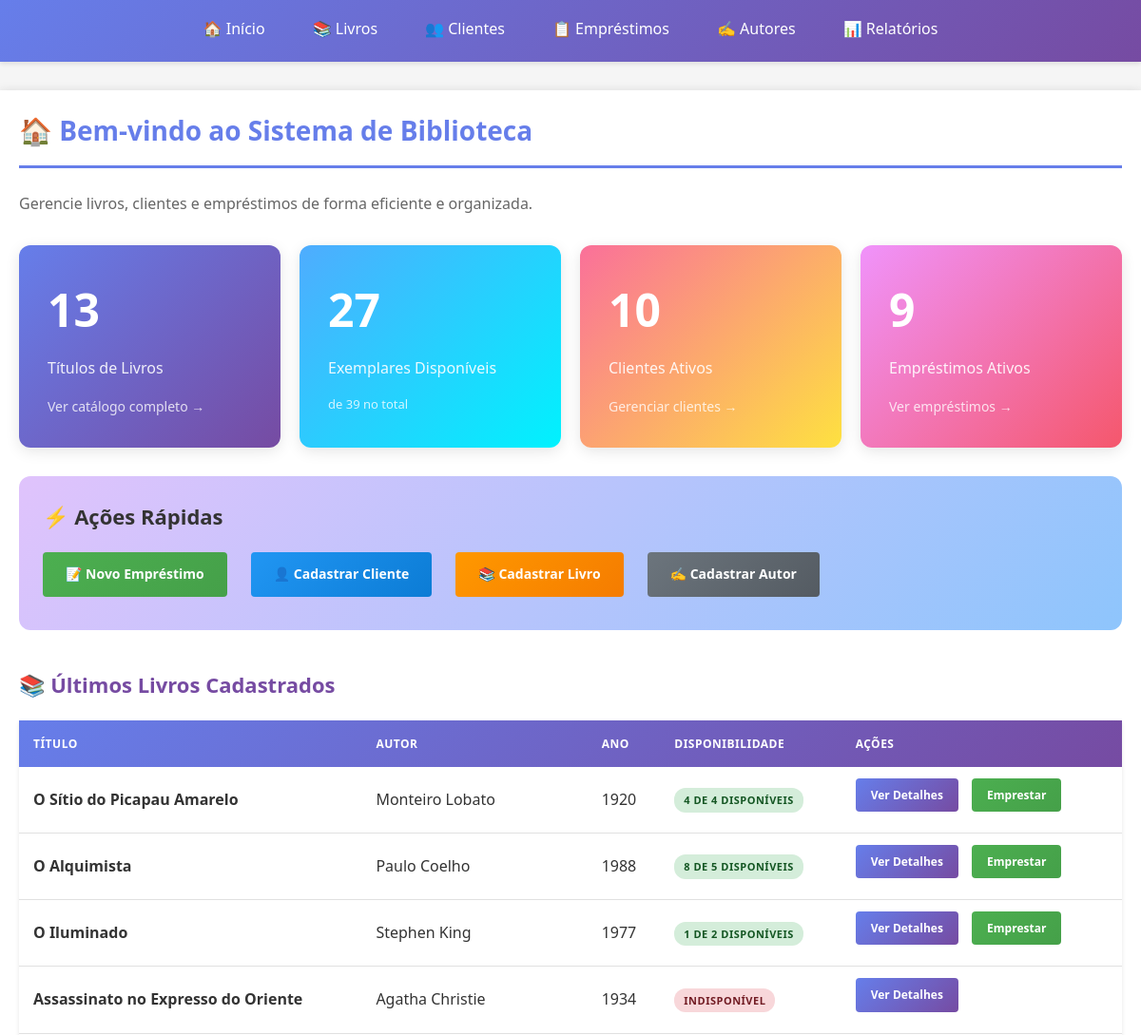
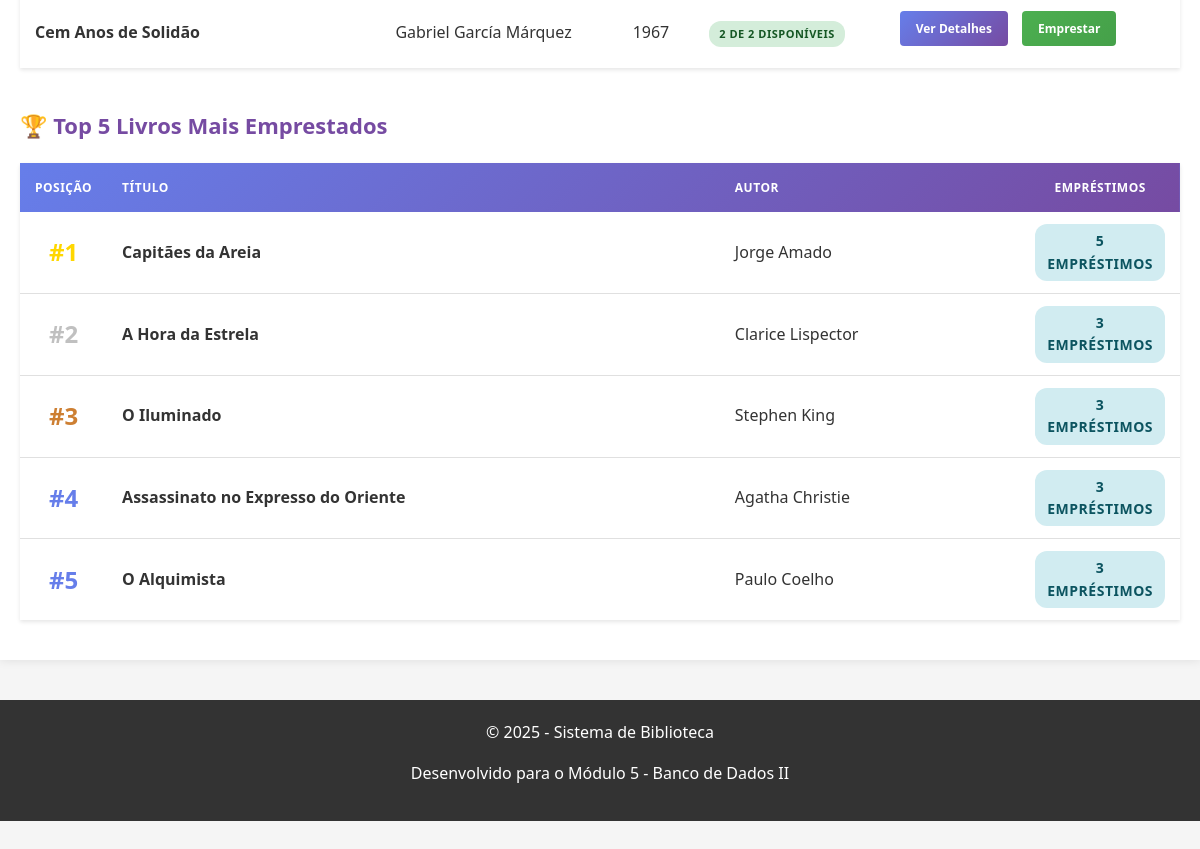
The app's page /biblioteca/index.php with its own data (2 pictures, top to bottom).
### tables this page shows
CREATE TABLE `livros` (
  `id` int(11) NOT NULL,
  `titulo` varchar(200) NOT NULL,
  `autor_id` int(11) NOT NULL,
  `isbn` varchar(20) DEFAULT NULL,
  `ano_publicacao` year(4) DEFAULT NULL,
  `editora` varchar(100) DEFAULT NULL,
  `numero_paginas` int(11) DEFAULT NULL,
  `quantidade_total` int(11) DEFAULT 1,
  `quantidade_disponivel` int(11) DEFAULT 1,
  `categoria` varchar(50) DEFAULT NULL,
  `capa_imagem` varchar(255) DEFAULT NULL,
  `localizacao` varchar(50) DEFAULT NULL,
  `created_at` timestamp NOT NULL DEFAULT current_timestamp(),
  `updated_at` timestamp NOT NULL DEFAULT current_timestamp() ON UPDATE current_timestamp()
);

CREATE TABLE `autores` (
  `id` int(11) NOT NULL,
  `nome` varchar(150) NOT NULL,
  `nacionalidade` varchar(50) DEFAULT NULL,
  `data_nascimento` date DEFAULT NULL,
  `biografia` text DEFAULT NULL,
  `created_at` timestamp NOT NULL DEFAULT current_timestamp(),
  `updated_at` timestamp NOT NULL DEFAULT current_timestamp() ON UPDATE current_timestamp()
);

### biblioteca/index.php (the view, shortened to what this page needs)
<?php
require_once 'includes/header.php';
$db = Database::getInstance();
$pdo = $db->getConnection();
try {
    $sql = "
        SELECT
            (SELECT COUNT(*) FROM livros) AS total_livros,
            (SELECT SUM(quantidade_total) FROM livros) AS total_exemplares,
            (SELECT SUM(quantidade_disponivel) FROM livros) AS exemplares_disponiveis,
            (SELECT COUNT(*) FROM clientes WHERE status = 'Ativo') AS total_clientes,
            (SELECT COUNT(*) FROM autores) AS total_autores,
            (SELECT COUNT(*) FROM emprestimos WHERE status = 'Ativo') AS emprestimos_ativos,
            (SELECT COUNT(*) FROM emprestimos WHERE status = 'Ativo' AND data_devolucao_prevista < CURDATE()) AS emprestimos_atrasados
    ";
    $stmt = $pdo->query($sql);
    $stats = $stmt->fetch();
    ?>
    <h1>🏠 Bem-vindo ao Sistema de Biblioteca</h1>
    <p style="font-size: 16px; color: #666; margin-bottom: 30px;">
        Gerencie livros, clientes e empréstimos de forma eficiente e organizada.
    </p>
    <div style="
        display: grid;
        grid-template-columns: repeat(auto-fit, minmax(250px, 1fr));
        gap: 20px;
        margin: 30px 0;
    ">
        <div style="
            background: linear-gradient(135deg, #667eea 0%, #764ba2 100%);
            color: white;
            padding: 30px;
            border-radius: 12px;
            box-shadow: 0 4px 15px rgba(0,0,0,0.1);
            transition: transform 0.3s;
        " onmouseover="this.style.transform='translateY(-5px)'" onmouseout="this.style.transform='translateY(0)'">
            <div style="font-size: 48px; font-weight: bold; margin-bottom: 10px;">
                <?= number_format($stats['total_livros']) ?>
            </div>
            <div style="font-size: 16px; opacity: 0.9; margin-bottom: 15px;">
                Títulos de Livros
            </div>
            <a href="livros.php" style="color: white; text-decoration: none; font-size: 14px; opacity: 0.8;">
                Ver catálogo completo →
            </a>
        </div>
        <div style="
            background: linear-gradient(135deg, #4facfe 0%, #00f2fe 100%);
            color: white;
            padding: 30px;
            border-radius: 12px;
            box-shadow: 0 4px 15px rgba(0,0,0,0.1);
            transition: transform 0.3s;
        " onmouseover="this.style.transform='translateY(-5px)'" onmouseout="this.style.transform='translateY(0)'">
            <div style="font-size: 48px; font-weight: bold; margin-bottom: 10px;">
                <?= number_format($stats['exemplares_disponiveis']) ?>
            </div>
            <div style="font-size: 16px; opacity: 0.9; margin-bottom: 15px;">
                Exemplares Disponíveis
            </div>
            <div style="font-size: 13px; opacity: 0.8;">
                de <?= number_format($stats['total_exemplares']) ?> no total
            </div>
        </div>
        <div style="
            background: linear-gradient(135deg, #fa709a 0%, #fee140 100%);
            color: white;
            padding: 30px;
            border-radius: 12px;
            box-shadow: 0 4px 15px rgba(0,0,0,0.1);
            transition: transform 0.3s;
        " onmouseover="this.style.transform='translateY(-5px)'" onmouseout="this.style.transform='translateY(0)'">
            <div style="font-size: 48px; font-weight: bold; margin-bottom: 10px;">
                <?= number_format($stats['total_clientes']) ?>
            </div>
            <div style="font-size: 16px; opacity: 0.9; margin-bottom: 15px;">
                Clientes Ativos
            </div>
            <a href="clientes.php" style="color: white; text-decoration: none; font-size: 14px; opacity: 0.8;">
                Gerenciar clientes →
            </a>
        </div>
        <div style="
            background: linear-gradient(135deg, #f093fb 0%, #f5576c 100%);
            color: white;
            padding: 30px;
            border-radius: 12px;
            box-shadow: 0 4px 15px rgba(0,0,0,0.1);
            transition: transform 0.3s;
        " onmouseover="this.style.transform='translateY(-5px)'" onmouseout="this.style.transform='translateY(0)'">
            <div style="font-size: 48px; font-weight: bold; margin-bottom: 10px;">
                <?= number_format($stats['emprestimos_ativos']) ?>
            </div>
            <div style="font-size: 16px; opacity: 0.9; margin-bottom: 15px;">
                Empréstimos Ativos
            </div>
            <a href="emprestimos.php" style="color: white; text-decoration: none; font-size: 14px; opacity: 0.8;">
                Ver empréstimos →
            </a>
        </div>
    </div>
    <div style="
        background: linear-gradient(135deg, #e0c3fc 0%, #8ec5fc 100%);
        padding: 25px;
        border-radius: 12px;
        margin: 30px 0;
    ">
        <h2 style="margin: 0 0 20px 0; color: #333;">⚡ Ações Rápidas</h2>
        <div style="display: flex; gap: 15px; flex-wrap: wrap;">
            <a href="emprestimo_novo.php" class="btn btn-success">
                📝 Novo Empréstimo
            </a>
            <a href="cliente_novo.php" class="btn btn-info">
                👤 Cadastrar Cliente
            </a>
            <a href="livro_novo.php" class="btn btn-warning">
                📚 Cadastrar Livro
            </a>
            <a href="autor_novo.php" class="btn btn-secondary">
                ✍️ Cadastrar Autor
            </a>
        </div>
    </div>
    <h2 style="margin-top: 40px;">📚 Últimos Livros Cadastrados</h2>
    <?php
    $sql = "
        SELECT
            l.id,
            l.titulo,
            a.nome AS autor,
            l.ano_publicacao,
            l.quantidade_disponivel,
            l.quantidade_total
        FROM livros l
        INNER JOIN autores a ON l.autor_id = a.id
        ORDER BY l.id DESC
        LIMIT 5
    ";
    $stmt = $pdo->query($sql);
    $ultimos_livros = $stmt->fetchAll();
    if (count($ultimos_livros) > 0): ?>
        <table>
            <thead>
                <tr>
                    <th>Título</th>
                    <th>Autor</th>
                    <th>Ano</th>
                    <th>Disponibilidade</th>
                    <th>Ações</th>
                </tr>
            </thead>
            <tbody>
                <?php foreach ($ultimos_livros as $livro): ?>
                    <tr>
                        <td><strong><?= htmlspecialchars($livro['titulo']) ?></strong></td>
                        <td><?= htmlspecialchars($livro['autor']) ?></td>
                        <td><?= $livro['ano_publicacao'] ?></td>
                        <td>
                            <?php if ($livro['quantidade_disponivel'] > 0): ?>
                                <span class="badge badge-success">
                                    <?= $livro['quantidade_disponivel'] ?> de <?= $livro['quantidade_total'] ?> disponíveis
                                </span>
                            <?php else: ?>
                                <span class="badge badge-danger">
                                    Indisponível
                                </span>
                            <?php endif; ?>
                        </td>
                        <td>
                            <a href="livro_detalhes.php?id=<?= $livro['id'] ?>" class="btn btn-small">
                                Ver Detalhes
                            </a>
                            <?php if ($livro['quantidade_disponivel'] > 0): ?>
                                <a href="emprestimo_novo.php?livro_id=<?= $livro['id'] ?>" class="btn btn-success btn-small">
                                    Emprestar
                                </a>
                            <?php endif; ?>
                        </td>
                    </tr>
                <?php endforeach; ?>
            </tbody>
        </table>
    <?php else: ?>
        <p>Nenhum livro cadastrado ainda.</p>
    <?php endif; ?>
    <h2 style="margin-top: 40px;">🏆 Top 5 Livros Mais Emprestados</h2>
    <?php
    $sql = "
        SELECT
            l.id,
            l.titulo,
            a.nome AS autor,
            COUNT(e.id) AS total_emprestimos
        FROM livros l
        INNER JOIN autores a ON l.autor_id = a.id
        LEFT JOIN emprestimos e ON l.id = e.livro_id
        GROUP BY l.id
        HAVING total_emprestimos > 0
        ORDER BY total_emprestimos DESC
        LIMIT 5
    ";
    $stmt = $pdo->query($sql);
    $top_livros = $stmt->fetchAll();
    if (count($top_livros) > 0): ?>
        <table>
            <thead>
                <tr>
                    <th style="width: 80px; text-align: center;">Posição</th>
                    <th>Título</th>
                    <th>Autor</th>
                    <th style="width: 150px; text-align: center;">Empréstimos</th>
                </tr>
            </thead>
            <tbody>
                <?php
                $posicao = 1;
                foreach ($top_livros as $livro):
                    $cores_medalhas = [
                        1 => '#FFD700',
                        2 => '#C0C0C0',
                        3 => '#CD7F32',
                    ];
                    $cor = isset($cores_medalhas[$posicao]) ? $cores_medalhas[$posicao] : '#667eea';
                ?>
                    <tr>
                        <td style="text-align: center; font-weight: bold; color: <?= $cor ?>; font-size: 24px;">
                            #<?= $posicao ?>
                        </td>
                        <td>
                            <strong><?= htmlspecialchars($livro['titulo']) ?></strong>
                        </td>
                        <td><?= htmlspecialchars($livro['autor']) ?></td>
                        <td style="text-align: center;">
                            <span class="badge badge-info" style="font-size: 14px; padding: 6px 12px;">
                                <?= $livro['total_emprestimos'] ?> empréstimos
                            </span>
                        </td>
                    </tr>
                <?php
                    $posicao++;
                endforeach;
                ?>
            </tbody>
        </table>
    <?php else: ?>
        <p>Nenhum empréstimo registrado ainda.</p>
    <?php endif; ?>
<?php
} catch (PDOException $e) {
    exibirMensagem('erro', 'Erro ao carregar os dados do sistema: ' . $e->getMessage());
}
require_once 'includes/footer.php';
?>

### biblioteca/includes/header.php (shortened to what this page needs)
<!DOCTYPE html>
<html lang="pt-BR">
<head>
</head>
<body>
    <nav>
        <ul>
            <li><a href="index.php">🏠 Início</a></li>
            <li><a href="livros.php">📚 Livros</a></li>
            <li><a href="clientes.php">👥 Clientes</a></li>
            <li><a href="emprestimos.php">📋 Empréstimos</a></li>
            <li><a href="autores.php">✍️ Autores</a></li>
            <li><a href="relatorios.php">📊 Relatórios</a></li>
        </ul>
    </nav>
    <div class="container">

### biblioteca/includes/footer.php (shortened to what this page needs)
</div>
<footer style="margin-top:40px; padding:20px; background:#333; color:white; text-align:center;">
    <p>&copy; <?= date('Y') ?> - Sistema de Biblioteca</p>
    <p>Desenvolvido para o Módulo 5 - Banco de Dados II</p>
</footer>
</body>
</html>

### biblioteca/includes/header.php (style rules this page uses)
* { margin: 0; padding: 0; box-sizing: border-box; }
body { font-family: 'Segoe UI', Tahoma, Geneva, Verdana, sans-serif; background-color: #f5f5f5; color: #333; line-height: 1.6; padding-bottom: 60px; }
.container { max-width: 1200px; margin: 0 auto; padding: 20px; background-color: white; min-height: calc(100vh - 140px); box-shadow: 0 0 10px rgba(0,0,0,0.1); }
nav { background: linear-gradient(135deg, #667eea 0%, #764ba2 100%); padding: 0; box-shadow: 0 2px 5px rgba(0,0,0,0.1); margin-bottom: 30px; }
nav ul { list-style: none; display: flex; justify-content: center; flex-wrap: wrap; max-width: 1200px; margin: 0 auto; }
nav ul li { position: relative; }
nav ul li a { color: white; text-decoration: none; padding: 18px 25px; display: block; font-weight: 500; transition: all 0.3s ease; border-bottom: 3px solid transparent; }
h1 { color: #667eea; margin-bottom: 25px; padding-bottom: 15px; border-bottom: 3px solid #667eea; font-size: 28px; }
h2 { color: #764ba2; margin: 25px 0 15px 0; font-size: 22px; }
p { margin-bottom: 15px; }
table { width: 100%; border-collapse: collapse; margin: 20px 0; background-color: white; box-shadow: 0 2px 4px rgba(0,0,0,0.1); }
table thead { background: linear-gradient(135deg, #667eea 0%, #764ba2 100%); color: white; }
table th { padding: 15px; text-align: left; font-weight: 600; text-transform: uppercase; font-size: 12px; letter-spacing: 0.5px; }
table td { padding: 12px 15px; border-bottom: 1px solid #e0e0e0; }
table tbody tr:last-child td { border-bottom: none; }
.btn { display: inline-block; padding: 12px 24px; background: linear-gradient(135deg, #667eea 0%, #764ba2 100%); color: white; text-decoration: none; border: none; border-radius: 4px; cursor: pointer; font-size: 14px; font-weight: 600; transition: all 0.3s ease; margin-right: 10px; margin-bottom: 10px; }
.btn-success { background: linear-gradient(135deg, #4CAF50 0%, #45a049 100%); }
.btn-warning { background: linear-gradient(135deg, #ff9800 0%, #f57c00 100%); }
.btn-info { background: linear-gradient(135deg, #2196F3 0%, #0c7cd5 100%); }
.btn-secondary { background: linear-gradient(135deg, #6c757d 0%, #545b62 100%); }
.btn-small { padding: 8px 16px; font-size: 12px; }
.badge { display: inline-block; padding: 4px 10px; border-radius: 12px; font-size: 11px; font-weight: 600; text-transform: uppercase; letter-spacing: 0.5px; }
.badge-success { background-color: #d4edda; color: #155724; }
.badge-danger { background-color: #f8d7da; color: #721c24; }
.badge-info { background-color: #d1ecf1; color: #0c5460; }

### records on screen
livros: titulo "O Sítio do Picapau Amarelo", autor.nome "Monteiro Lobato", ano_publicacao "1920", quantidade_disponivel "4", quantidade_total "4"
livros: titulo "O Alquimista", autor.nome "Paulo Coelho", ano_publicacao "1988", quantidade_disponivel "8", quantidade_total "5", total_emprestimos "3"
livros: titulo "O Iluminado", autor.nome "Stephen King", ano_publicacao "1977", quantidade_disponivel "1", quantidade_total "2", total_emprestimos "3"
livros: titulo "Assassinato no Expresso do Oriente", autor.nome "Agatha Christie", ano_publicacao "1934", quantidade_disponivel "INDISPONÍVEL", total_emprestimos "3"
livros: titulo "Cem Anos de Solidão", autor.nome "Gabriel García Márquez", ano_publicacao "1967", quantidade_disponivel "2", quantidade_total "2"
livros: titulo "Capitães da Areia", autor.nome "Jorge Amado", total_emprestimos "5"
livros: titulo "A Hora da Estrela", autor.nome "Clarice Lispector", total_emprestimos "3"

### other values on screen
$stats['total_livros'] "13"
$stats['exemplares_disponiveis'] "27"
$stats['total_exemplares'] "39"
$stats['total_clientes'] "10"
$stats['emprestimos_ativos'] "9"
